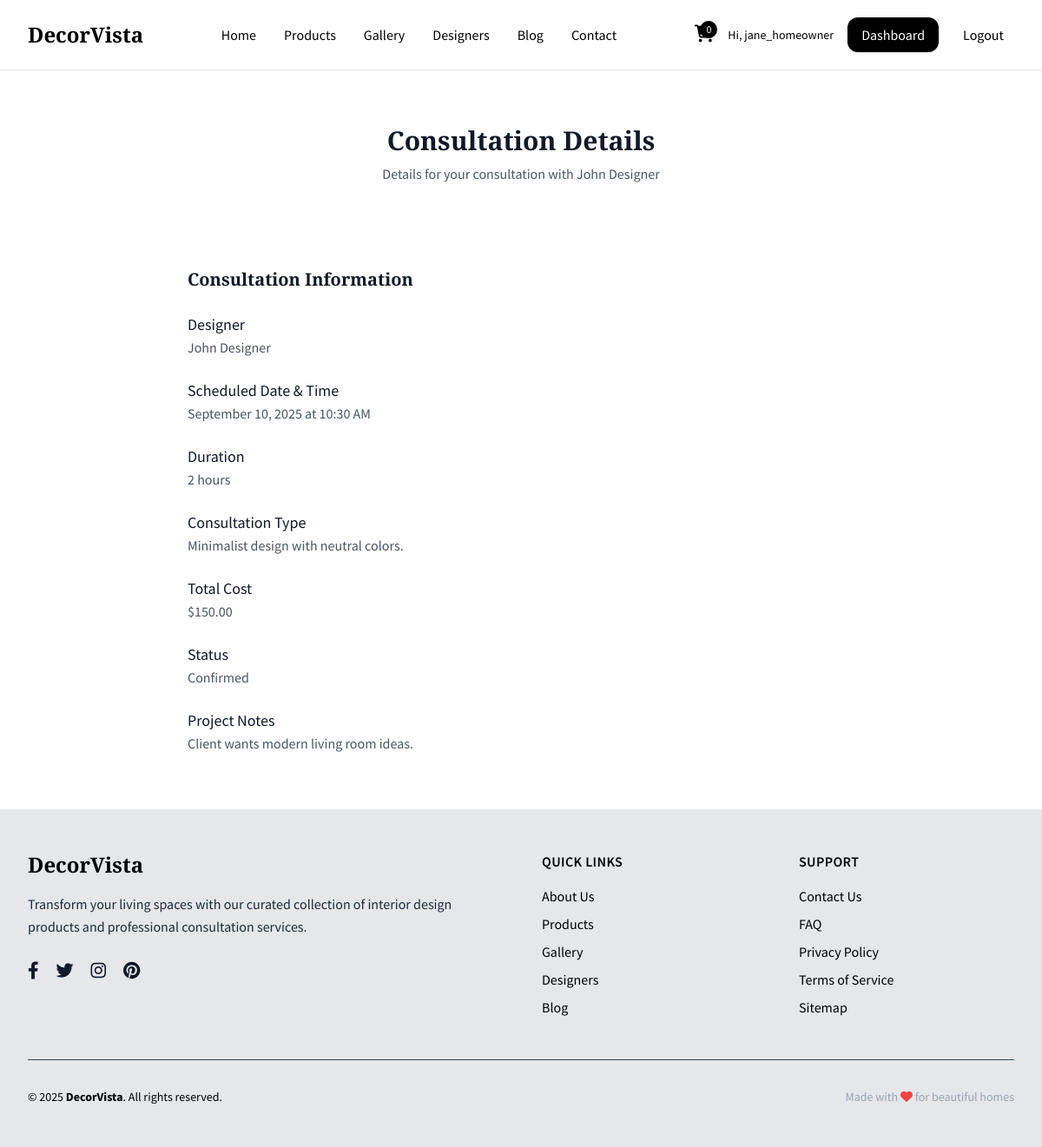
The app's page /consultation-details.php?id=22 (signed in) with its own data.
### tables this page shows
CREATE TABLE `consultations` (
  `consultation_id` int(11) NOT NULL,
  `user_id` int(11) NOT NULL,
  `designer_id` int(11) NOT NULL,
  `scheduled_date` date NOT NULL,
  `scheduled_time` time NOT NULL,
  `duration_hours` int(11) DEFAULT 1,
  `status` enum('pending','confirmed','completed','cancelled') NOT NULL DEFAULT 'pending',
  `notes` text DEFAULT NULL,
  `client_requirements` text DEFAULT NULL,
  `total_cost` decimal(10,2) DEFAULT NULL,
  `created_at` timestamp NOT NULL DEFAULT current_timestamp(),
  `updated_at` timestamp NOT NULL DEFAULT current_timestamp() ON UPDATE current_timestamp()
);

CREATE TABLE `user_details` (
  `detail_id` int(11) NOT NULL,
  `user_id` int(11) NOT NULL,
  `first_name` varchar(50) DEFAULT NULL,
  `last_name` varchar(50) DEFAULT NULL,
  `phone` varchar(20) DEFAULT NULL,
  `address` text DEFAULT NULL,
  `profile_image` varchar(255) DEFAULT NULL,
  `created_at` timestamp NOT NULL DEFAULT current_timestamp(),
  `updated_at` timestamp NOT NULL DEFAULT current_timestamp() ON UPDATE current_timestamp()
);

### config/database.php (called while the page is built, shortened)
<?php
class Database {
    private $host = 'localhost';
    private $username = 'root';
    private $password = '';
    private $database = 'decorvista';
    private $connection;
    private function connect() {
        try {
            $this->connection = new mysqli($this->host, $this->username, $this->password, $this->database);
            $this->connection->set_charset("utf8mb4");
        } catch (mysqli_sql_exception $e) {
            die("Database connection failed: " . $e->getMessage());
        }
    }
    public function prepare($query) {
        try {
            return $this->connection->prepare($query);
        } catch (mysqli_sql_exception $e) {
            error_log("Prepare failed: " . $e->getMessage());
            return false;
        }
    }
}
$db = new Database();
?>

### config/config.php (called while the page is built, shortened)
<?php
require_once 'database.php';
function formatPrice($price) {
    return '$' . number_format($price, 2);
}
?>

### consultation-details.php (the view, shortened to what this page needs)
<?php
require_once 'config/config.php';
$consultation_id = (int)($_GET['id'] ?? 0);
$consultation_query = "SELECT c.consultation_id, c.user_id, c.designer_id, c.scheduled_date, c.scheduled_time,
                             c.duration_hours, c.status, c.notes, c.client_requirements, c.total_cost,
                             ud.first_name AS designer_first_name, ud.last_name AS designer_last_name
                      FROM consultations c
                      JOIN interior_designers id ON c.designer_id = id.designer_id
                      JOIN user_details ud ON id.user_id = ud.user_id
                      WHERE c.consultation_id = ? AND c.user_id = ?";
$stmt = $db->prepare($consultation_query);
$stmt->bind_param("ii", $consultation_id, $_SESSION['user_id']);
$stmt->execute();
$consultation = $stmt->get_result()->fetch_assoc();
include 'includes/header.php';
?>
<div class="max-w-4xl mx-auto px-4 sm:px-6 lg:px-8 py-8">
    <div class="glass rounded-2xl p-8 mb-8">
        <div class="text-center">
            <h1 class="font-heading text-3xl font-bold text-gray-900 mb-2">Consultation Details</h1>
            <p class="text-gray-600">Details for your consultation with <?php echo htmlspecialchars($consultation['designer_first_name'] . ' ' . $consultation['designer_last_name']); ?></p>
        </div>
    </div>
    <div class="glass rounded-xl p-8">
        <h2 class="font-heading text-xl font-semibold text-gray-900 mb-6">Consultation Information</h2>
        <div class="space-y-6">
            <div>
                <h3 class="text-lg font-medium text-gray-900">Designer</h3>
                <p class="text-gray-600"><?php echo htmlspecialchars($consultation['designer_first_name'] . ' ' . $consultation['designer_last_name']); ?></p>
            </div>
            <div>
                <h3 class="text-lg font-medium text-gray-900">Scheduled Date & Time</h3>
                <p class="text-gray-600">
                    <?php echo date('F j, Y', strtotime($consultation['scheduled_date'])) . ' at ' . date('h:i A', strtotime($consultation['scheduled_time'])); ?>
                </p>
            </div>
            <div>
                <h3 class="text-lg font-medium text-gray-900">Duration</h3>
                <p class="text-gray-600"><?php echo $consultation['duration_hours'] == 1 ? '1 hour' : $consultation['duration_hours'] . ' hours'; ?></p>
            </div>
            <div>
                <h3 class="text-lg font-medium text-gray-900">Consultation Type</h3>
                <p class="text-gray-600"><?php echo htmlspecialchars(ucfirst($consultation['client_requirements'])); ?></p>
            </div>
            <div>
                <h3 class="text-lg font-medium text-gray-900">Total Cost</h3>
                <p class="text-gray-600"><?php echo formatPrice($consultation['total_cost']); ?></p>
            </div>
            <div>
                <h3 class="text-lg font-medium text-gray-900">Status</h3>
                <p class="text-gray-600 capitalize"><?php echo htmlspecialchars($consultation['status']); ?></p>
            </div>
            <?php if (!empty($consultation['notes'])): ?>
            <div>
                <h3 class="text-lg font-medium text-gray-900">Project Notes</h3>
                <p class="text-gray-600"><?php echo htmlspecialchars($consultation['notes']); ?></p>
            </div>
            <?php endif; ?>
        </div>
    </div>
</div>
<?php include 'includes/footer.php'; ?>

### includes/header.php (style rules this page uses)
.font-heading { font-family: 'Playfair Display', serif; }
.font-body { font-family: 'Source Sans Pro', sans-serif; }

### records on screen
consultations: user_details.first_name+last_name "John Designer", scheduled_date "September 10, 2025", scheduled_time "10:30 AM", duration_hours "2", client_requirements "Minimalist design with neutral colors.", total_cost "$150.00", status "Confirmed", notes "Client wants modern living room ideas."

### other values on screen
$name "Home"
$name "Products"
$name "Gallery"
$name "Designers"
$name "Blog"
$name "Contact"
$_SESSION['firstname'] "jane_homeowner"
